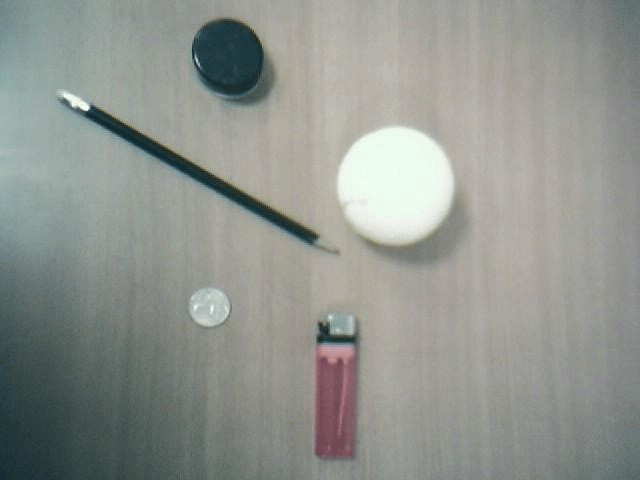
//> input picture stuff.jpg, 640 x 480 px
$ ./main   (built with g++ and OpenCV 4)
//> lines starting //> are read from the running program, lines starting //| are printed output that depends on the picture; after the words box and inside, x2 and y2 are one past the last pixel; in counts of white or black regions, pixels touching at a corner belong together
#include <iostream>
#include<cv.h>
#include<highgui.h>
#include<cv.h>
#define black 0
//#define white(c) 255
#define forr(i,N) for(int i=0;i<N;i++)
#define SET(x,val) memset(x,val,sizeof val);
#define al 212
using namespace std;
using namespace cv;

int rows,cols,ch;int visit[1111][1111];
int dx[4]={1,-1,0,0};int dy[4]={0,0,-1,1};
//int color[1111][1111];
Mat img,newimg,newimg2;
Vec3b color;Vec3b white;
Vec3b blacky;//int al=252;

int check(int x,int y)
{
    if(x>=rows || x<0 || y>=cols || y<0 ) {return 0;}
    return 1;
}

int same(int x1,int y1,int x2,int y2)
{
    Vec3b temp1=img.at<Vec3b>(x1,y1);Vec3b temp2=img.at<Vec3b>(x2,y2);
    if(temp1.val[0]!=temp2.val[0]) return 0;
    if(temp1.val[1]!=temp2.val[1]) return 0;
    if(temp1.val[2]!=temp2.val[2]) return 0;
    return 1;
}

int same2(int x1,int y1,int x2,int y2)
{
    Vec3b temp1=newimg.at<Vec3b>(x1,y1);Vec3b temp2=newimg.at<Vec3b>(x2,y2);
    if(temp2.val[0]!=black) return 1;
    if(temp2.val[1]!=black) return 1;
    if(temp2.val[2]!=black) return 1;
    return 0;
}


int bl(int x,int y)
{
  Vec3b temp=img.at<Vec3b>(x,y);
 if(temp.val[0]>al || temp.val[1]>al || temp.val[2]>al)  {return 0;}
 return 1;
}

int dfs(int x,int y)
{
    if( bl(x,y)) { newimg.at<Vec3b>(x,y)[0]=black;newimg.at<Vec3b>(x,y)[1]=black;
    newimg.at<Vec3b>(x,y)[2]=black;;visit[x][y]=1;return 0;}
    visit[x][y]=1;
    forr(k,4)
    {
        int newx=x+dx[k];int newy=y+dy[k];
        if(!visit[newx][newy] && same(x,y,newx,newy) && check(newx,newy))
        {
            newimg.at<Vec3b>(newx,newy)=color;
            dfs(newx,newy);
        }
    }
}


int dfs2(int x,int y)
{
   // if( bl(x,y)) { newimg.at<Vec3b>(x,y)[0]=black;newimg.at<Vec3b>(x,y)[1]=black;
 //   newimg.at<Vec3b>(x,y)[2]=black;color[x][y]=-1;visit[x][y]=1;return 0;}
    //if( ) {return 0;}
    visit[x][y]=1;
    forr(k,4)
    {
        int newx=x+dx[k];int newy=y+dy[k];
        if(visit[newx][newy]==0 && same2(x,y,newx,newy) && check(newx,newy))
        {
            newimg2.at<Vec3b>(newx,newy)=color;
            dfs2(newx,newy);
        }
    }
}
void MyFilledCircle( Mat img, Point center )
{
 int thickness = -1;
 int lineType = 8;

 circle( img,
         center,
         20,
         Scalar( 0, 0, 255 ),
         thickness,
         lineType );
}
int alpha;
int mycall()
{
      blacky.val[0]=0;blacky.val[1]=0;blacky.val[2]=0;
     white.val[0]=255;white.val[1]=255;white.val[2]=255;
    SET(visit,0);
    //cout << "Hello world!" << endl;
    img=imread("stuff.jpg",1);
//> img is the input picture: 480 rows x 640 cols, CV_8UC3; mean B, G, R 143.1, 148.5, 144.4
    printf(" YO\n ");
    imshow(" Connected Componentffssfss ",img);
    //al=252;
    //al=alpha;
//    imshow();
   rows=img.rows;cols=img.cols;ch=img.channels();
//> after `rows = img.rows`: rows = 480
//> after `cols = img.cols`: cols = 640
//> after `ch = img.channels()`: ch = 3
 //   threshold(img);
   // while(waitKey()!=27);
    int tot=1,cmp=0;
    newimg=Mat::zeros(img.size(),img.type());
    newimg2=Mat::zeros(img.size(),img.type());
    printf("%d %d %d \n",rows,cols,ch);
//| 480 640 3
    color=white;cmp=0;
    forr(x,rows)
    {
        forr(y,cols)
        {
            if( bl(x,y)) { newimg.at<Vec3b>(x,y)=blacky;visit[x][y]=1;continue;}
            if(visit[x][y]) {continue;}
            visit[x][y]=1;
           // color[x][y]=tot++;;
            newimg.at<Vec3b>(x,y)=color;
            dfs(x,y);
            cmp++;
        }
    }
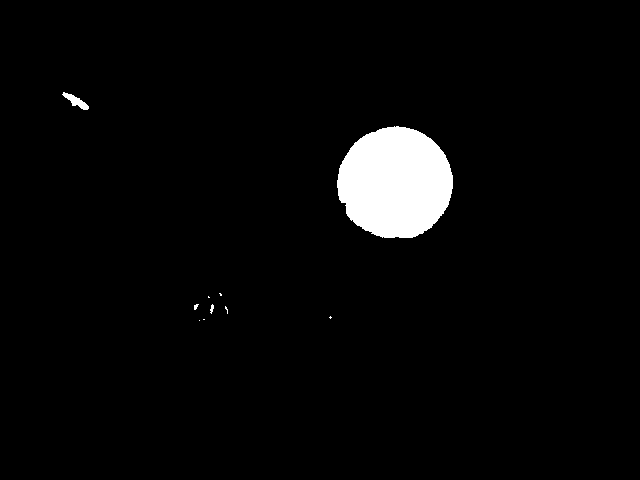
//> newimg: 480 rows x 640 cols, CV_8UC3; 3.4% white; 10 white regions (7 under 20 px), largest, box (x1, y1, x2, y2) and area: (337, 126, 453, 238) 10115, (62, 92, 89, 110) 189, (210, 304, 214, 314) 24
//> after the loop, cmp = 3236
    printf(" Initially %d\n ",cmp);
//|  Initially 3236
    imshow(" Threshed ",newimg);
    //while(waitKey()!=27);
    //SET(visit,0)
    cmp=0;int flag=0;
    printf(" Total Components are %d\n",cmp);
    //imshow(" efe ",newimg);
    forr(i,rows)
    {
        forr(j,cols)
        {
            visit[i][j]=0;
        }
    }
    Mat newimg3=newimg2;char chh;
     double xx=0,yy=0,to=0;
     forr(x,rows)
     {
        forr(y,cols)
        {
          if(newimg.at<Vec3b>(x,y)==white)
           {
             // [4 lines of commented-out code are left out]
               xx=xx+(x);yy=yy+y;to++;
           }
        }
     }
//> after the loop, xx = 1885684; yy = 4024114; to = 10375
    printf("total %llf ",to);
//| total nan
    forr(x,rows)
    {
        forr(y,cols)
        {
  //          if( bl(x,y)) { newimg.at<Vec3b>(x,y)[0]=black;newimg.at<Vec3b>(x,y)[1]=black;
//            newimg.at<Vec3b>(x,y)[2]=black;color[x][y]=-1;visit[x][y]=1;continue;}
            if(newimg.at<Vec3b>(x,y)==blacky){continue;}
            tot++;
            //flag=1;
            if(visit[x][y]==1) {continue;}
           // if(flag==0){ printf(" YEs");}
            visit[x][y]=1;
            color.val[0]=100+rand()%155;color.val[1]=100+rand()%155;
            color.val[2]=100+rand()%155;
            newimg2.at<Vec3b>(x,y)=color;
            dfs2(x,y);
            cmp++;
        }
    }
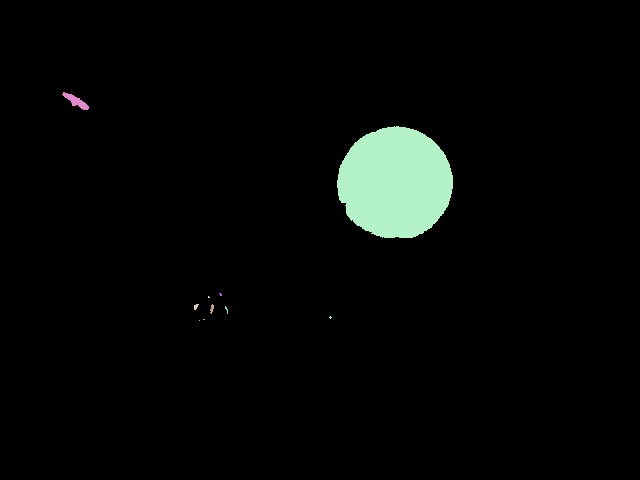
//> newimg2: 480 rows x 640 cols, CV_8UC3; mean B, G, R 6.8, 8.1, 6.1
//> after the loop, tot = 10376; cmp = 10
    printf(" Tot %d ",tot);
//|  Tot 10376
    printf(" Total Components are %d",cmp);
//|  Total Components are 10
    xx=xx/(to);yy=yy/(to);
//> after `xx = xx /(to)`: xx = 181.8
//> after `yy = yy /(to)`: yy = 387.9
    MyFilledCircle(newimg2,Point(yy,xx));
//> in MyFilledCircle, `circle( img, center, 20, Scalar( 0, 0, 255 ), thickness, lineType );`:
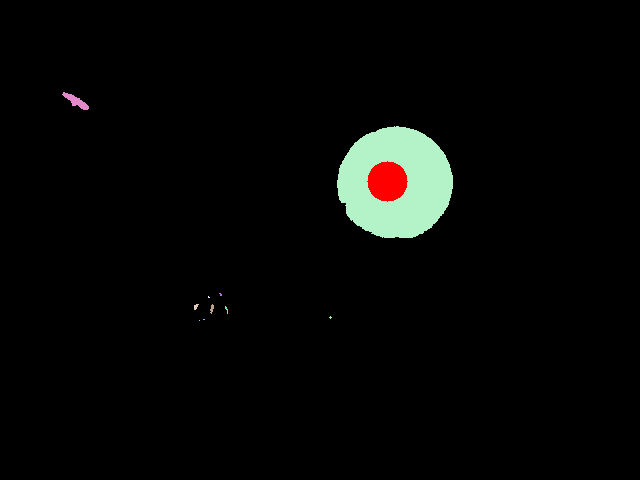
//> img: 480 rows x 640 cols, CV_8UC3; 0.41% of pixels changed, all inside (x1, y1, x2, y2) = (367, 161, 408, 202)
    imshow(" Finally ",newimg2);
    //imshow(" in the end ",newimg3);

}

int main()
{
    // [7 lines of commented-out code are left out]
    mycall();
    //namedWindow("window",0);
    //createTrackbar(" Threshold ", "window",&al,256,mycall);
    while(waitKey()!=27);
//> the Esc key is pressed
    return 0;
}
